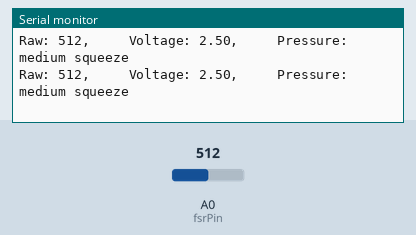
Bench run of a sketch on a simulated Arduino Uno, built with avr-gcc and run on an emulated ATmega328P. On the bench: the last lines printed to the serial monitor. The test bench sets the inputs (shaded band); at power-on: A0 (fsrPin) = 512.

Above: at 1.2 s.
1.3 s: A0 (fsrPin) set to 490
At 1.56 s:
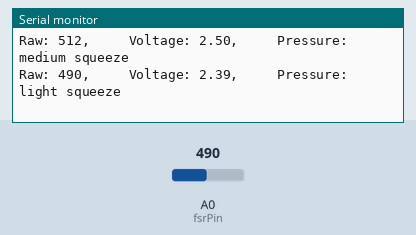
3.3 s: A0 (fsrPin) set to 190
At 3.57 s:
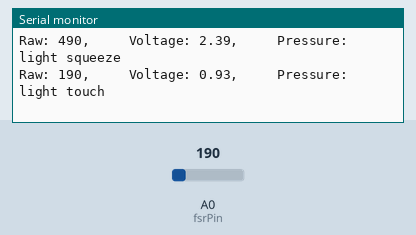
5.3 s: A0 (fsrPin) set to 210
At 5.38 s:
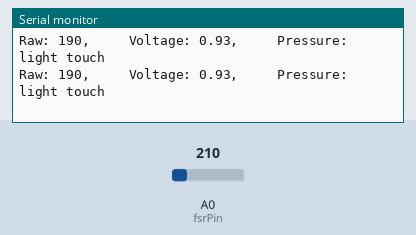
8.3 s: A0 (fsrPin) set to 0
At 8.6 s:
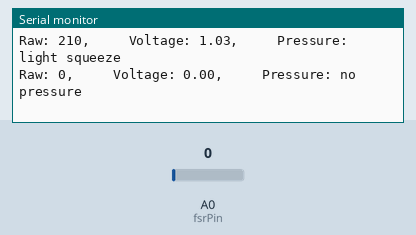
10.3 s: A0 (fsrPin) set to 20
At 10.41 s:
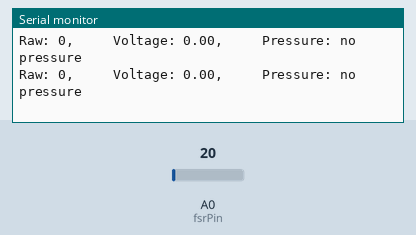
13.3 s: A0 (fsrPin) set to 122
At 13.42 s:
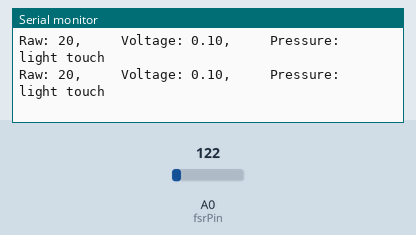
Timing chart, 0 to 16.3 s (numbered marks = the images above; inputs shaded):
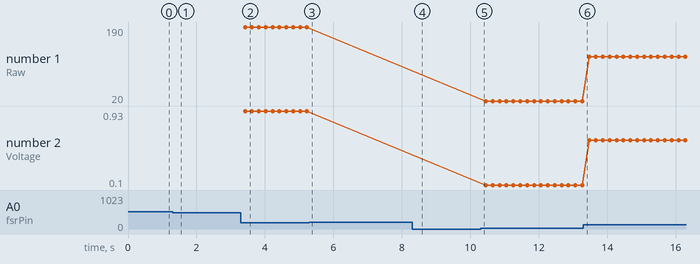

The sketch:

fsrInterfacing.ino
```cpp
// defining pins and variables
const int fsrPin = A0;
int fsrValue;
float voltage;
String pressureLevel;

void setup() {
  Serial.begin(9600);
}

void loop() {
  fsrValue = analogRead(fsrPin);

  // fsr to voltage
  voltage = fsrValue * (5.0 / 1023.0);

  // pressure classification logic
  if (fsrValue < 10) {
    pressureLevel = "no pressure";
  } else if (fsrValue < 200) {
    pressureLevel = "light touch";
  } else if (fsrValue < 500) {
    pressureLevel = "light squeeze";
  } else if (fsrValue < 800) {
    pressureLevel = "medium squeeze";
  } else {
    pressureLevel = "big squeeze";
  }

  // outputting values
  Serial.print("Raw: ");
  Serial.print(fsrValue);
  Serial.print(",     Voltage: ");
  Serial.print(voltage, 2);
  Serial.print(",     Pressure: ");
  Serial.println(pressureLevel);

  delay(200);
}
```

Measured:
- after the input at 1.3 s, the serial monitor: prints a new line after 0.11 s (image 1)
- after the input at 3.3 s, the serial monitor: prints a new line after 0.12 s (image 2)
- after the input at 8.3 s, the serial monitor: prints a new line after 0.14 s (image 4)
- plotted number 1: 190 → 20 after the input at 10.3 s, 20 → 122 after the input at 13.3 s
- plotted number 2: 0.93 → 0.1 after the input at 10.3 s, 0.1 → 0.6 after the input at 13.3 s
